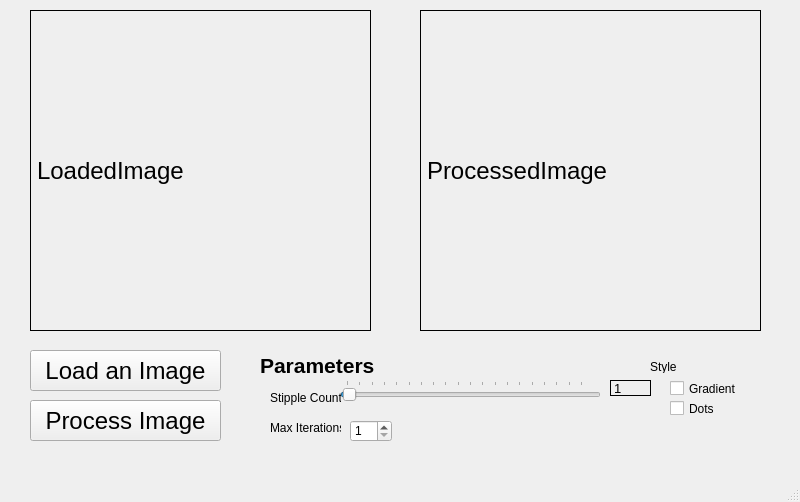
<?xml version="1.0" encoding="UTF-8"?>
<ui version="4.0">
 <class>MainWindow</class>
 <widget class="QMainWindow" name="MainWindow">
  <property name="geometry">
   <rect>
    <x>0</x>
    <y>0</y>
    <width>800</width>
    <height>502</height>
   </rect>
  </property>
  <property name="windowTitle">
   <string>MainWindow</string>
  </property>
  <widget class="QWidget" name="centralwidget">
   <widget class="QLabel" name="label">
    <property name="geometry">
     <rect>
      <x>30</x>
      <y>10</y>
      <width>341</width>
      <height>321</height>
     </rect>
    </property>
    <property name="font">
     <font>
      <pointsize>18</pointsize>
     </font>
    </property>
    <property name="frameShape">
     <enum>QFrame::Box</enum>
    </property>
    <property name="text">
     <string>LoadedImage</string>
    </property>
   </widget>
   <widget class="QLabel" name="label_2">
    <property name="geometry">
     <rect>
      <x>420</x>
      <y>10</y>
      <width>341</width>
      <height>321</height>
     </rect>
    </property>
    <property name="font">
     <font>
      <pointsize>18</pointsize>
     </font>
    </property>
    <property name="frameShape">
     <enum>QFrame::Box</enum>
    </property>
    <property name="text">
     <string>ProcessedImage</string>
    </property>
   </widget>
   <widget class="QPushButton" name="pushButton">
    <property name="geometry">
     <rect>
      <x>30</x>
      <y>350</y>
      <width>191</width>
      <height>41</height>
     </rect>
    </property>
    <property name="font">
     <font>
      <pointsize>18</pointsize>
     </font>
    </property>
    <property name="text">
     <string>Load an Image</string>
    </property>
   </widget>
   <widget class="QCheckBox" name="chkGradient">
    <property name="geometry">
     <rect>
      <x>670</x>
      <y>380</y>
      <width>70</width>
      <height>17</height>
     </rect>
    </property>
    <property name="text">
     <string>Gradient</string>
    </property>
   </widget>
   <widget class="QCheckBox" name="chkDots">
    <property name="geometry">
     <rect>
      <x>670</x>
      <y>400</y>
      <width>70</width>
      <height>17</height>
     </rect>
    </property>
    <property name="text">
     <string>Dots</string>
    </property>
   </widget>
   <widget class="QLabel" name="label_3">
    <property name="geometry">
     <rect>
      <x>260</x>
      <y>350</y>
      <width>131</width>
      <height>31</height>
     </rect>
    </property>
    <property name="font">
     <font>
      <pointsize>16</pointsize>
      <weight>75</weight>
      <bold>true</bold>
     </font>
    </property>
    <property name="text">
     <string>Parameters</string>
    </property>
   </widget>
   <widget class="QSlider" name="sldStipples">
    <property name="geometry">
     <rect>
      <x>340</x>
      <y>380</y>
      <width>261</width>
      <height>22</height>
     </rect>
    </property>
    <property name="minimum">
     <number>100</number>
    </property>
    <property name="maximum">
     <number>100000</number>
    </property>
    <property name="singleStep">
     <number>1000</number>
    </property>
    <property name="pageStep">
     <number>5000</number>
    </property>
    <property name="value">
     <number>1000</number>
    </property>
    <property name="orientation">
     <enum>Qt::Horizontal</enum>
    </property>
    <property name="tickPosition">
     <enum>QSlider::TicksAbove</enum>
    </property>
   </widget>
   <widget class="QLabel" name="label_4">
    <property name="geometry">
     <rect>
      <x>270</x>
      <y>390</y>
      <width>71</width>
      <height>16</height>
     </rect>
    </property>
    <property name="text">
     <string>Stipple Count</string>
    </property>
   </widget>
   <widget class="QLabel" name="label_5">
    <property name="geometry">
     <rect>
      <x>650</x>
      <y>360</y>
      <width>47</width>
      <height>13</height>
     </rect>
    </property>
    <property name="text">
     <string>Style</string>
    </property>
   </widget>
   <widget class="QSpinBox" name="spnIter">
    <property name="geometry">
     <rect>
      <x>350</x>
      <y>420</y>
      <width>42</width>
      <height>22</height>
     </rect>
    </property>
    <property name="minimum">
     <number>1</number>
    </property>
    <property name="maximum">
     <number>25</number>
    </property>
    <property name="stepType">
     <enum>QAbstractSpinBox::AdaptiveDecimalStepType</enum>
    </property>
   </widget>
   <widget class="QLabel" name="label_6">
    <property name="geometry">
     <rect>
      <x>270</x>
      <y>420</y>
      <width>71</width>
      <height>16</height>
     </rect>
    </property>
    <property name="text">
     <string>Max Iterations</string>
    </property>
   </widget>
   <widget class="QPushButton" name="btnProcess">
    <property name="geometry">
     <rect>
      <x>30</x>
      <y>400</y>
      <width>191</width>
      <height>41</height>
     </rect>
    </property>
    <property name="font">
     <font>
      <pointsize>18</pointsize>
     </font>
    </property>
    <property name="text">
     <string>Process Image</string>
    </property>
   </widget>
   <widget class="QLabel" name="label_7">
    <property name="geometry">
     <rect>
      <x>610</x>
      <y>380</y>
      <width>41</width>
      <height>16</height>
     </rect>
    </property>
    <property name="font">
     <font>
      <pointsize>10</pointsize>
     </font>
    </property>
    <property name="frameShape">
     <enum>QFrame::Box</enum>
    </property>
    <property name="text">
     <string>1</string>
    </property>
   </widget>
  </widget>
  <widget class="QMenuBar" name="menubar">
   <property name="geometry">
    <rect>
     <x>0</x>
     <y>0</y>
     <width>800</width>
     <height>21</height>
    </rect>
   </property>
  </widget>
  <widget class="QStatusBar" name="statusbar"/>
 </widget>
 <resources/>
 <connections/>
</ui>
